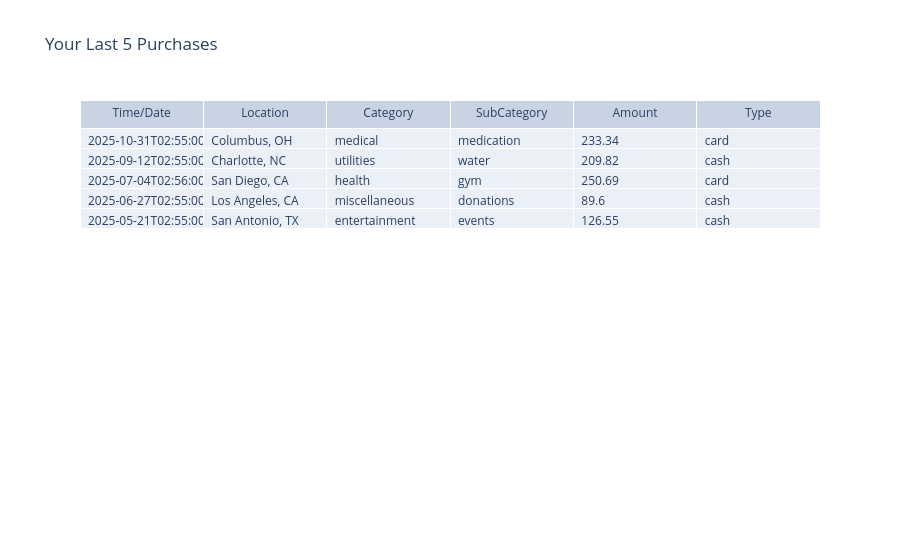

The notebook cell saved with this chart:
### Code cell
#number 1
df = pd.read_sql_query(f'''

                        SELECT TOP 5 Purchases.TimeDate, Purchases.Location, Purchases.Category, Purchases.Subcategory, Payments.Amount, Payments.Type
                        FROM Purchases
                        JOIN Payments ON Purchases.PaymentID = Payments.PaymentID
                        JOIN Users ON Purchases.UserID = Users.UserID
                        WHERE Users.UserID = {userid}
                        ORDER BY Purchases.TimeDate DESC
                        ''', conn)

fig = go.Figure(data=[go.Table(
    header=dict(values=['Time/Date', 'Location', 'Category', 'SubCategory', 'Amount', 'Type'],
                align='center'),
    cells=dict(values=[df.TimeDate, df.Location, df.Category, df.Subcategory, df.Amount, df.Type],
               align='left')),
])

fig.update_layout(title_text='Your Last 5 Purchases')

fig.show()

### Figure 1 — Plotly figure (JSON) as saved in the notebook; plotly's stock layout.template omitted (floating-point values rounded to 4 significant figures)
{"data": [{"cells": {"align": "left", "values": [["2025-10-31T02:55:00", "2025-09-12T02:55:00", "2025-07-04T02:56:00", "2025-06-27T02:55:00", "2025-05-21T02:55:00"], ["Columbus, OH", "Charlotte, NC", "San Diego, CA", "Los Angeles, CA", "San Antonio, TX"], ["medical", "utilities", "health", "miscellaneous", "entertainment"], ["medication", "water", "gym", "donations", "events"], [233.3, 209.8, 250.7, 89.6, 126.5], ["card", "cash", "card", "cash", "cash"]]}, "header": {"align": "center", "values": ["Time/Date", "Location", "Category", "SubCategory", "Amount", "Type"]}, "type": "table"}], "layout": {"title": {"text": "Your Last 5 Purchases"}}}
